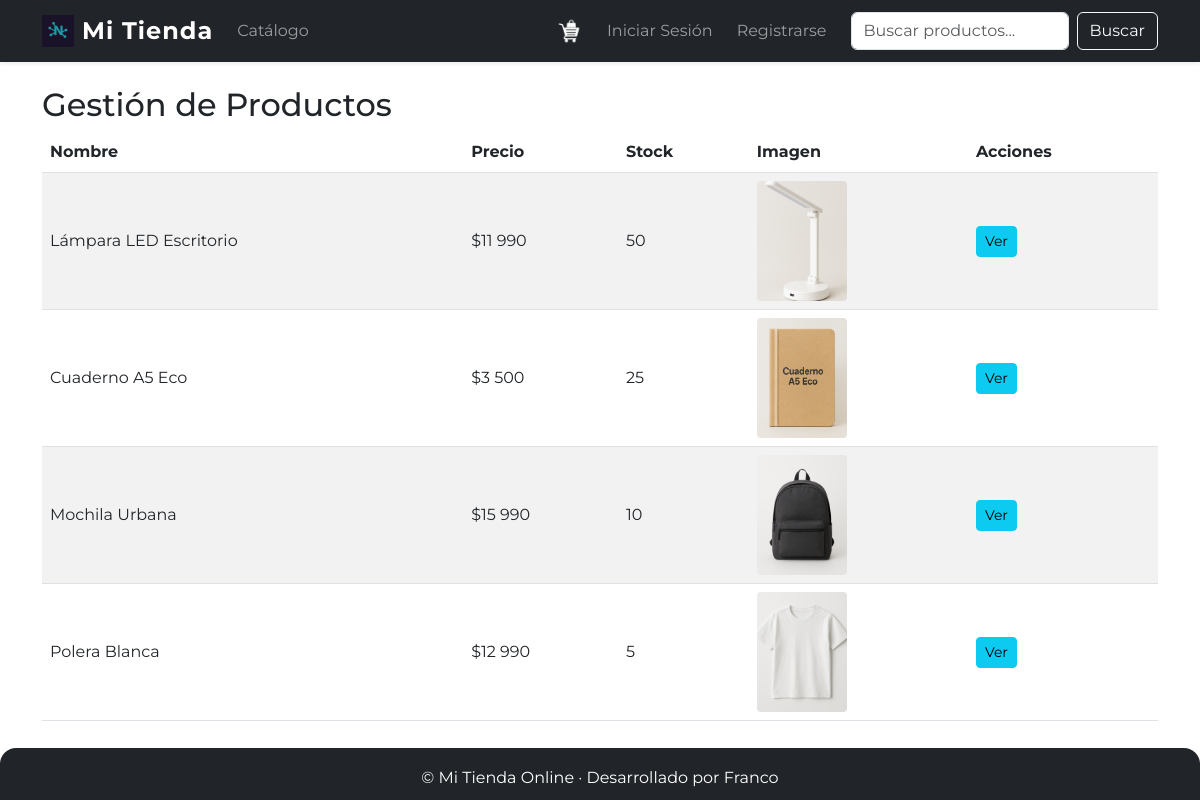
/productos/, run on the app's committed database.
### tienda/models.py (models this page shows, shortened)
class Producto(models.Model):
    nombre = models.CharField(max_length=100)
    descripcion = models.TextField()
    precio = models.DecimalField(max_digits=10, decimal_places=2)
    imagen = models.ImageField(upload_to='productos/')
    stock = models.PositiveIntegerField(default=0)
    disponible = models.BooleanField(default=True)
    fecha_creacion = models.DateTimeField(auto_now_add=True)

### tienda/views.py (the view)
# urls.py: path('productos/', views.productos_list, name='productos_list'),
def productos_list(request):
    productos = Producto.objects.all().order_by('-fecha_creacion')
    return render(request, 'tienda/productos_list.html', {'productos': productos})

### tienda/context_processors.py (called while the page is built)
def carrito(request):
    if request.user.is_authenticated:
        carrito, _ = Carrito.objects.get_or_create(usuario=request.user)
        return {'carrito': carrito}
    else:
        carrito_id = request.session.get('carrito_id')
        if carrito_id:
            carrito = Carrito.objects.filter(id=carrito_id, usuario__isnull=True).first()
            if carrito:
                return {'carrito': carrito}
        return {'carrito': None}

### templates/tienda/productos_list.html (shortened to what this page needs)
{% extends 'base.html' %}
{% load humanize %}
{% block content %}
<h2>Gestión de Productos</h2>
<div class="d-none d-md-block">
<table class="table table-striped">
    <thead>
        <tr>
            <th>Nombre</th>
            <th>Precio</th>
            <th>Stock</th>
            <th>Imagen</th>
            <th>Acciones</th>
        </tr>
    </thead>
    <tbody>
        {% for producto in productos %}
        <tr>
            <td>{{ producto.nombre }}</td>
            <td>${{ producto.precio|floatformat:0|intcomma }}</td>
            <td>{{ producto.stock }}</td>
            <td>
                {% if producto.imagen %}
                    <img src="{{ producto.imagen.url }}" alt="{{ producto.nombre }}"
                        style="width: 90px; height: 120px; object-fit: cover; border-radius: 4px;">
                {% endif %}
                </td>
            <td>
                <a href="{% url 'producto_detail' producto.pk %}" class="btn btn-info btn-sm">Ver</a>
            </td>
        </tr>
        {% empty %}
        <tr><td colspan="5">No hay productos.</td></tr>
        {% endfor %}
    </tbody>
</table>
</div>
{% endblock %}

### static/css/style.css (style rules this page uses)
body, html { font-family: 'Montserrat', 'Segoe UI', Tahoma, Geneva, Verdana, sans-serif; height: 100%; }
body { min-height: 100vh; display: flex; flex-direction: column; }
.btn, .btn-primary, .btn-success, .btn-danger, .btn-secondary { transition: background 0.2s, color 0.2s, box-shadow 0.2s, transform 0.15s; }
.table td, .table th { vertical-align: middle; }

### data on the page
Producto: nombre "Lámpara LED Escritorio", precio "11 990", stock "50", imagen (picture)
Producto: nombre "Cuaderno A5 Eco", precio "3 500", stock "25", imagen (picture)
Producto: nombre "Mochila Urbana", precio "15 990", stock "10", imagen (picture)
Producto: nombre "Polera Blanca", precio "12 990", stock "5", imagen (picture)
